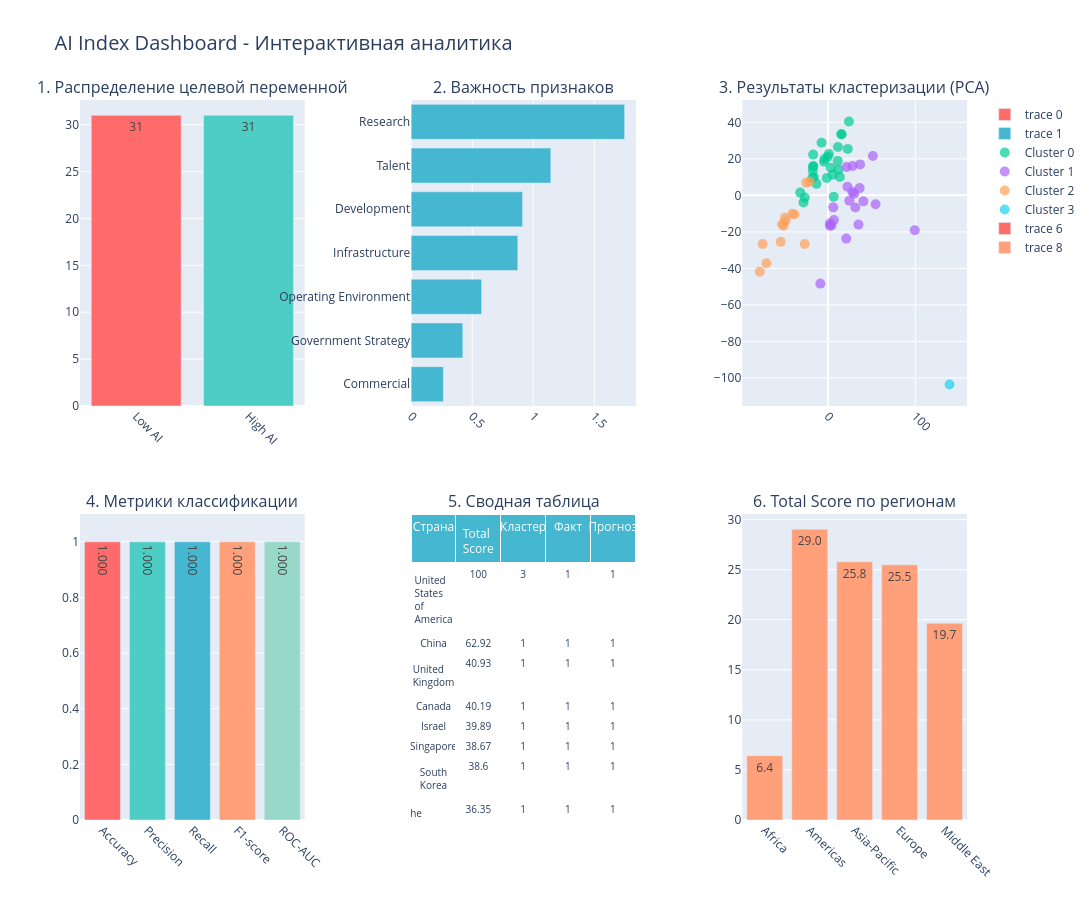

Notebook cell for this chart:
### Code cell
# 4. Отображение дашборда
print("ИНТЕРАКТИВНЫЙ ДАШБОРД")
display(region_filter, income_filter, cluster_filter, score_range)

region_filter.observe(update_dashboard, names='value')
income_filter.observe(update_dashboard, names='value')
cluster_filter.observe(update_dashboard, names='value')
score_range.observe(update_dashboard, names='value')

update_dashboard()

### Figure 1 — Plotly figure (JSON) as saved in the notebook; plotly's stock layout.template omitted (floating-point values rounded to 4 significant figures)
{"data": [{"marker": {"color": ["#FF6B6B", "#4ECDC4"]}, "text": [31, 31], "textposition": "auto", "type": "bar", "x": ["Low AI", "High AI"], "xaxis": "x", "y": [31, 31], "yaxis": "y"}, {"marker": {"color": "#45B7D1"}, "orientation": "h", "type": "bar", "x": [0.2636, 0.4232, 0.5768, 0.8734, 0.9129, 1.144, 1.748], "xaxis": "x2", "y": ["Commercial", "Government Strategy", "Operating Environment", "Infrastructure", "Development", "Talent", "Research"], "yaxis": "y2"}, {"marker": {"opacity": 0.7, "size": 10}, "mode": "markers", "name": "Cluster 0", "type": "scatter", "x": [22.58, 13.52, 11.05, 23.94, 6.528, 15.55, 15.15, -1.409, 5.255, 11.91, 3.069, 11.36, 0.9678, -0.5082, -3.969, -4.524, -28.15, -16.83, -13.23, -17.89, -17.06, -16.19, -17.2, -26.64, -17.46, -7.405, -31.87], "xaxis": "x3", "y": [25.44, 10.01, 18.87, 40.41, -0.7968, 33.45, 33.43, 9.545, 11.31, 14.08, 15.13, 26.43, 22.61, 21.16, 19.88, 18.43, -3.95, 16.03, 6.294, 9.549, 22.32, 10.0, 15.68, -1.184, 13.49, 28.82, 1.51], "yaxis": "y3"}, {"marker": {"opacity": 0.7, "size": 10}, "mode": "markers", "name": "Cluster 1", "type": "scatter", "x": [99.32, 40.49, 51.35, 20.86, 34.87, 54.45, 29.98, 36.19, 36.7, 31.27, 27.97, 28.11, 21.26, 22.24, 24.37, 6.76, -8.797, 4.015, 2.102, 5.956, 2.327], "xaxis": "x3", "y": [-19.13, -3.285, 21.52, -23.69, -16.02, -4.892, 0.858, 3.973, 16.95, -6.637, 1.877, 16.06, 15.56, 4.711, -2.971, -13.54, -48.34, -16.48, -16.61, -6.574, -15.33], "yaxis": "y3"}, {"marker": {"opacity": 0.7, "size": 10}, "mode": "markers", "name": "Cluster 2", "type": "scatter", "x": [-26.65, -40.78, -20.99, -24.98, -50.95, -54.21, -49.41, -52.67, -48.64, -38.57, -70.53, -74.94, -78.18], "xaxis": "x3", "y": [-26.67, -10.06, 7.496, 6.982, -16.58, -25.47, -12.23, -15.8, -14.02, -10.44, -37.19, -26.63, -41.79], "yaxis": "y3"}, {"marker": {"opacity": 0.7, "size": 10}, "mode": "markers", "name": "Cluster 3", "type": "scatter", "x": [139.1], "xaxis": "x3", "y": [-103.6], "yaxis": "y3"}, {"marker": {"color": ["#FF6B6B", "#4ECDC4", "#45B7D1", "#FFA07A", "#98D8C8"]}, "text": ["1.000", "1.000", "1.000", "1.000", "1.000"], "textposition": "auto", "type": "bar", "x": ["Accuracy", "Precision", "Recall", "F1-score", "ROC-AUC"], "xaxis": "x4", "y": [1, 1, 1, 1, 1], "yaxis": "y4"}, {"cells": {"align": "center", "fill": {"color": "white"}, "font": {"size": 10}, "values": [["United States of America", "China", "United Kingdom", "Canada", "Israel", "Singapore", "South Korea", "The Netherlands", "Germany", "France"], [100, 62.92, 40.93, 40.19, 39.89, 38.67, 38.6, 36.35, 36.04, 34.42], [3, 1, 1, 1, 1, 1, 1, 1, 1, 1], [1, 1, 1, 1, 1, 1, 1, 1, 1, 1], [1, 1, 1, 1, 1, 1, 1, 1, 1, 1]]}, "domain": {"x": [0.3733, 0.6267], "y": [0, 0.425]}, "header": {"align": "center", "fill": {"color": "#45B7D1"}, "font": {"color": "white", "size": 12}, "values": ["Страна", "Total Score", "Кластер", "Факт", "Прогноз"]}, "type": "table"}, {"marker": {"color": "#FFA07A"}, "text": ["6.4", "29.0", "25.8", "25.5", "19.7"], "textposition": "auto", "type": "bar", "x": ["Africa", "Americas", "Asia-Pacific", "Europe", "Middle East"], "xaxis": "x5", "y": [6.426, 29.03, 25.79, 25.49, 19.66], "yaxis": "y5"}], "layout": {"annotations": [{"font": {"size": 16}, "showarrow": false, "text": "1. Распределение целевой переменной", "x": 0.1267, "xanchor": "center", "xref": "paper", "y": 1, "yanchor": "bottom", "yref": "paper"}, {"font": {"size": 16}, "showarrow": false, "text": "2. Важность признаков", "x": 0.5, "xanchor": "center", "xref": "paper", "y": 1, "yanchor": "bottom", "yref": "paper"}, {"font": {"size": 16}, "showarrow": false, "text": "3. Результаты кластеризации (PCA)", "x": 0.8733, "xanchor": "center", "xref": "paper", "y": 1, "yanchor": "bottom", "yref": "paper"}, {"font": {"size": 16}, "showarrow": false, "text": "4. Метрики классификации", "x": 0.1267, "xanchor": "center", "xref": "paper", "y": 0.425, "yanchor": "bottom", "yref": "paper"}, {"font": {"size": 16}, "showarrow": false, "text": "5. Сводная таблица", "x": 0.5, "xanchor": "center", "xref": "paper", "y": 0.425, "yanchor": "bottom", "yref": "paper"}, {"font": {"size": 16}, "showarrow": false, "text": "6. Total Score по регионам", "x": 0.8733, "xanchor": "center", "xref": "paper", "y": 0.425, "yanchor": "bottom", "yref": "paper"}], "height": 900, "legend": {"x": 1.02, "xanchor": "left", "y": 1}, "showlegend": true, "title": {"font": {"size": 20}, "text": "AI Index Dashboard - Интерактивная аналитика"}, "width": 1400, "xaxis": {"anchor": "y", "domain": [0, 0.2533], "tickangle": 45}, "xaxis2": {"anchor": "y2", "domain": [0.3733, 0.6267], "tickangle": 45}, "xaxis3": {"anchor": "y3", "domain": [0.7467, 1], "tickangle": 45}, "xaxis4": {"anchor": "y4", "domain": [0, 0.2533], "tickangle": 45}, "xaxis5": {"anchor": "y5", "domain": [0.7467, 1], "tickangle": 45}, "yaxis": {"anchor": "x", "domain": [0.575, 1]}, "yaxis2": {"anchor": "x2", "domain": [0.575, 1]}, "yaxis3": {"anchor": "x3", "domain": [0.575, 1]}, "yaxis4": {"anchor": "x4", "domain": [0, 0.425], "range": [0, 1.1]}, "yaxis5": {"anchor": "x5", "domain": [0, 0.425]}}}
